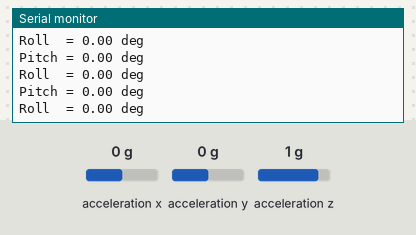
This sketch was run on a simulated Arduino Uno, built with avr-gcc and run on an emulated ATmega328P. On the bench: the last lines printed to the serial monitor. The test bench sets the inputs (shaded band); at power-on: acceleration x 0 g, acceleration y 0 g, acceleration z 1 g.

Above: at 1.3 s.
1.4 s: acceleration x set to -1.4 g
At 1.82 s:
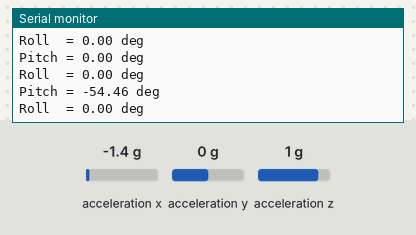
2.9 s: acceleration y set to -1.4 g
At 3.33 s:
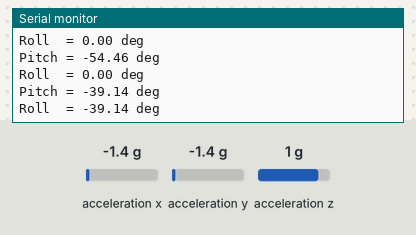
4.4 s: acceleration z set to -1.4 g
At 4.83 s:
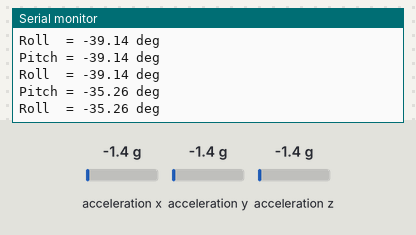
Timing chart, 0 to 7.4 s (numbered marks = the images above; inputs shaded):
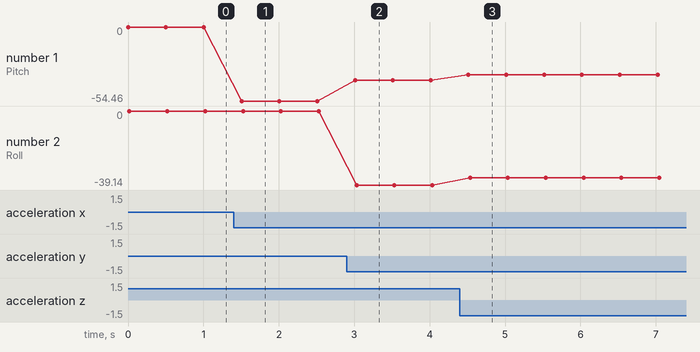

The sketch:

SimpleAccelerometerADXL345.ino
```cpp
#include <Wire.h>
#include <ADXL345.h>
#include <math.h>

ADXL345 adxl;

void setup() {
  Serial.begin(9600);
  adxl.powerOn();
}

void loop() {
  double xyz[3];
  adxl.getAcceleration(xyz);

  float ax = xyz[0];
  float ay = xyz[1];
  float az = xyz[2];

  float pitch = atan2(ax, sqrt(ay * ay + az * az)) * 180.0 / PI;
  float roll  = atan2(ay, sqrt(ax * ax + az * az)) * 180.0 / PI;

  Serial.print("Pitch = ");
  Serial.print(pitch, 2);
  Serial.println(" deg");

  Serial.print("Roll  = ");
  Serial.print(roll, 2);
  Serial.println(" deg");

  delay(500);
}
```

Measured:
- after the input at 1.4 s, the serial monitor: prints a new line after 0.11 s (image 1)
- after the input at 2.9 s, the serial monitor: prints a new line after 0.11 s (image 2)
- after the input at 4.4 s, the serial monitor: prints a new line after 0.12 s (image 3)
- plotted number 1: 0 → -54.46 after the input at 1.4 s, -54.46 → -39.14 after the input at 2.9 s, -39.14 → -35.26 after the input at 4.4 s
- plotted number 2: 0 → -39.14 after the input at 2.9 s, -39.14 → -35.26 after the input at 4.4 s
